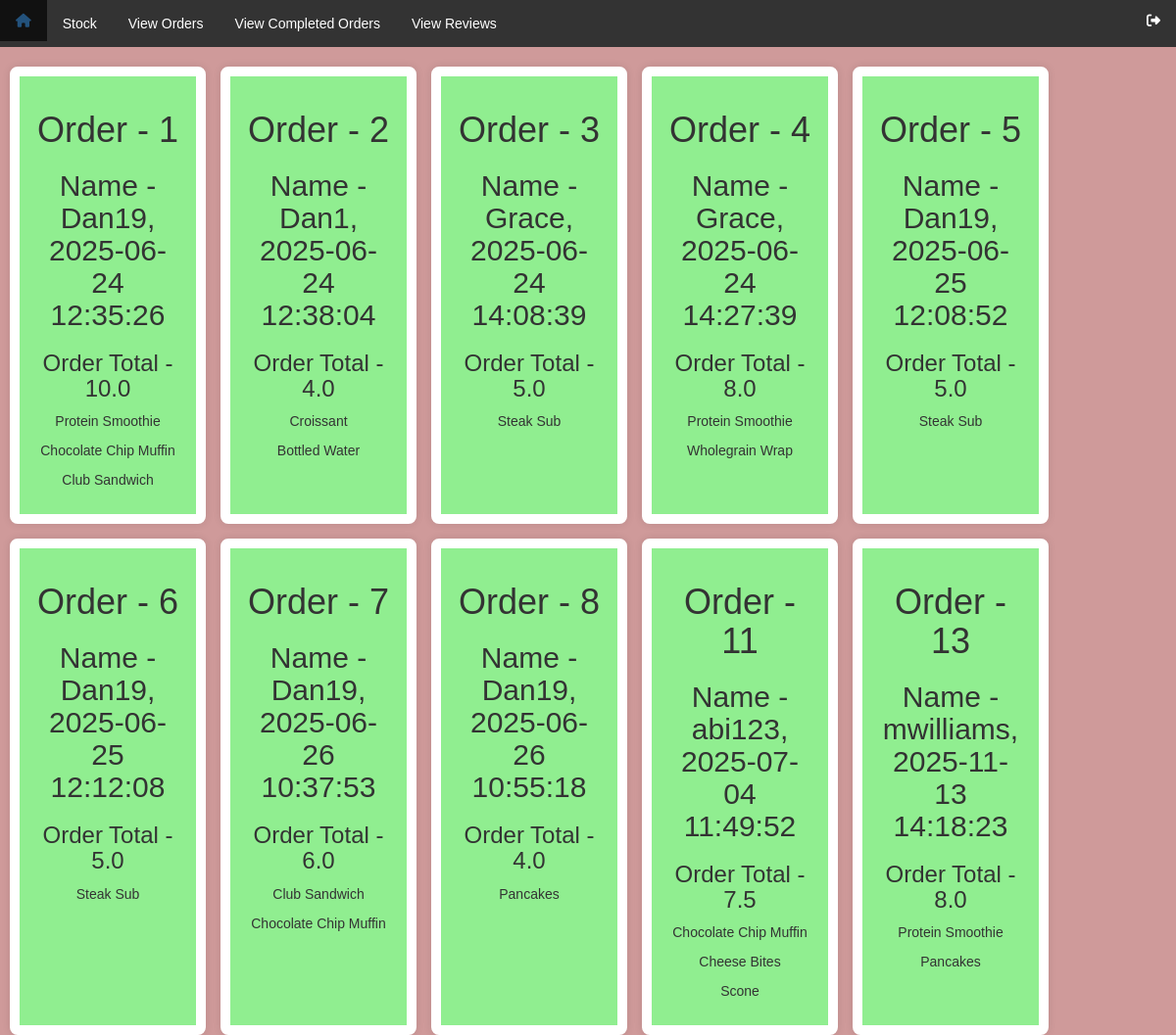
/View_CompletedOrders (signed in), run on the app's committed database.
### tables this page shows
CREATE TABLE "Orders" (
	"OrderID"	INTEGER,
	"Order_Bill"	REAL,
	"Username"	TEXT,
	"Order_Date"	INTEGER,
	"Completed"	TEXT,
	"Notes"	TEXT,
	PRIMARY KEY("OrderID")
);

CREATE TABLE "User" (
	"UserID"	INTEGER,
	"Admin"	TEXT,
	"FirstName"	TEXT,
	"Username"	TEXT,
	"Password"	TEXT,
	"Surname"	TEXT,
	PRIMARY KEY("UserID")
);

CREATE TABLE "Products" (
	"ProductsID"	INTEGER,
	"Product_Name"	TEXT,
	"StockID"	INTEGER,
	"Price"	REAL,
	"Description"	TEXT,
	"Image"	TEXT,
	"Warning"	TEXT,
	PRIMARY KEY("ProductsID")
);

### app.py (the view)
@app.route("/View_CompletedOrders")
def display_completedorders():
    if "UserID" not in session:
        return redirect("/Login")
    else:
      con = sqlite3.connect(db_locale)
      command = con.cursor()
      sqlstring = """SELECT Orders.OrderID, Orders.Order_Bill, User.Username, Orders.Order_Date, Products.Product_Name
                     FROM Orders
                     INNER JOIN Contents ON Orders.OrderID = Contents.OrderID
                     INNER JOIN Products ON Contents.ProductsID = Products.ProductsID
                     INNER JOIN User ON Orders.Username = User.UserID
                     WHERE Completed == "Y"
                     """
      command.execute(sqlstring)
      data = command.fetchall()
      completedorder_dict = {}
      for row in data:
        completedorder_id = row[0]
        if completedorder_id not in completedorder_dict:
          completedorder_dict[completedorder_id] = []
        completedorder_dict[completedorder_id].append(row)
      completedgrouped_orders = list(completedorder_dict.values())
      for completedorder in completedgrouped_orders:
        print(completedorder)
      data = completedgrouped_orders
      return render_template("CompletedOrders.html", user=session["FirstName"], data=data)

### templates/CompletedOrders.html (shortened to what this page needs)
{% include 'AdminHeader.html' %}
{% if user %}
<br>
    <div class="ordercontainer" style="margin-left: 10px;">
        {% for items in data %}
            <div class="order-box">
                <h1>Order - {{ items[0][0] }}</h1>
                <h2>Name - {{ items[0][2] }}, {{ items[0][3] }}</h2>
                <h3>Order Total - {{ items[0][1] }}</h3>
                {% for item in items %}
                    <p>{{ item[4] }}</p>
                {% endfor %}
            </div>
        {% endfor %}
    </div>
{% endif %}

### static/style.css (style rules this page uses)
h1 { text-align: center; text-shadow: none; }
body { font-family: 'Franklin Gothic Medium', 'Arial Narrow', Arial, sans-serif; background-color: rgb(154, 206, 207); }
.Adminbody { font-family: 'Franklin Gothic Medium', 'Arial Narrow', Arial, sans-serif; background-color: rgb(207, 154, 154); }

### templates/CompletedOrders.html (style rules this page uses)
.ordercontainer { display: flex; flex-wrap: wrap; gap: 15px; justify-content: flex-start; }
.order-box { width: 200px; padding: 15px; background: lightgreen; box-shadow: 0px 0px 8px rgba(0, 0, 0, 0.1); border-radius: 8px; text-align: center; border: 10px solid white; }
h1, h2, p { margin: 5px 0; }

### data on the page
Orders: OrderID "1", Username "Dan19", Order_Date "2025-06-24 12:35:26", Order_Bill "10.0", Product_Name "Protein Smoothie", Product_Name "Chocolate Chip Muffin", Product_Name "Club Sandwich"
Orders: OrderID "2", Username "Dan1", Order_Date "2025-06-24 12:38:04", Order_Bill "4.0", Product_Name "Croissant", Product_Name "Bottled Water"
Orders: OrderID "3", Username "Grace", Order_Date "2025-06-24 14:08:39", Order_Bill "5.0", Product_Name "Steak Sub"
Orders: OrderID "4", Username "Grace", Order_Date "2025-06-24 14:27:39", Order_Bill "8.0", Product_Name "Protein Smoothie", Product_Name "Wholegrain Wrap"
Orders: OrderID "5", Username "Dan19", Order_Date "2025-06-25 12:08:52", Order_Bill "5.0", Product_Name "Steak Sub"
Orders: OrderID "6", Username "Dan19", Order_Date "2025-06-25 12:12:08", Order_Bill "5.0", Product_Name "Steak Sub"
Orders: OrderID "7", Username "Dan19", Order_Date "2025-06-26 10:37:53", Order_Bill "6.0", Product_Name "Club Sandwich", Product_Name "Chocolate Chip Muffin"
Orders: OrderID "8", Username "Dan19", Order_Date "2025-06-26 10:55:18", Order_Bill "4.0", Product_Name "Pancakes"
Orders: OrderID "11", Username "abi123", Order_Date "2025-07-04 11:49:52", Order_Bill "7.5", Product_Name "Chocolate Chip Muffin", Product_Name "Cheese Bites", Product_Name "Scone"
Orders: OrderID "13", Username "mwilliams", Order_Date "2025-11-13 14:18:23", Order_Bill "8.0", Product_Name "Protein Smoothie", Product_Name "Pancakes"
